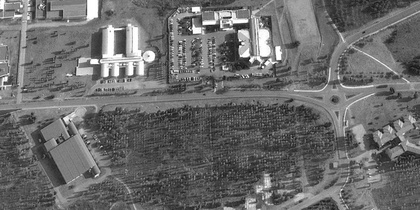
%> input picture inputs/Assignment_3.jpg, 420 x 210 px, shrunk from 1024 x 512 before the run
$ octave --eval "result = question_2_d(imread('inputs/Assignment_3.jpg'));"   (GNU Octave 9; MATLAB toolbox functions it lacks are replaced by stand-ins)
%> lines starting %> are read from the running program, lines starting %| are printed output that depends on the picture
%====================================================================
% > @brief You should give brief information about the function here.
% >
% >
% > @author Bilgin Aksoy
% >
% > @param img : Image to be plotted.
% >
% >
% > @example
% > question_2_a(img);
% >
%====================================================================
function [response_h1, response_h2 ,response_h1_h2]=question_2_d(img)
img=im2double(img);
h1=[-1 0 1; -2 0 2;-1 0 1];
h2=[-1 -2 -1;0 0 0;1 2 1];
response_h1=imfilter(img,h1);
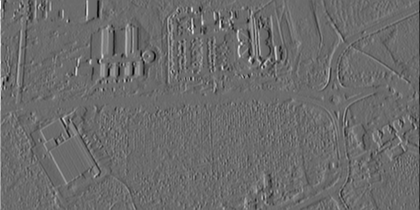
%> response_h1: size 210x420 double; min -2.91, max 3.97, mean -0.000809; drawn with min black and max white
response_h2=imfilter(img,h2);
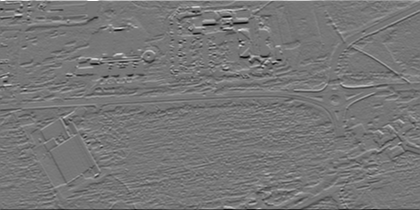
%> response_h2: size 210x420 double; min -3.5, max 4, mean -0.000164; drawn with min black and max white
[x_s,y_s]=size(img);
%> x_s = 210; y_s = 420
for x_i=1:x_s
    for y_i=1:y_s
        if response_h1(x_i,y_i)>response_h2(x_i,y_i)
            response_h1_h2(x_i,y_i)=response_h1(x_i,y_i);
        else
            response_h1_h2(x_i,y_i)=response_h1(x_i,y_i);
        end
    end
end
end

$ run again, on inputs/roads.jpg
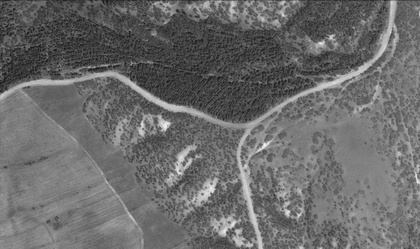
%> input picture inputs/roads.jpg, 420 x 249 px, shrunk from 1488 x 881 before the run
%> in question_2_d, `response_h1=imfilter(img,h1);`:
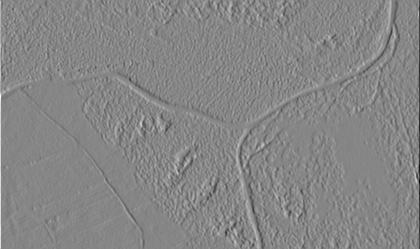
%> response_h1: size 249x420 double; min -3.44, max 3.1, mean 0.000603; drawn with min black and max white
%> in question_2_d, `response_h2=imfilter(img,h2);`:
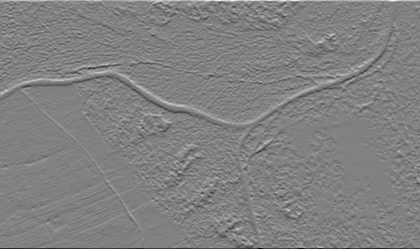
%> response_h2: size 249x420 double; min -3.18, max 3.1, mean 0.00287; drawn with min black and max white
